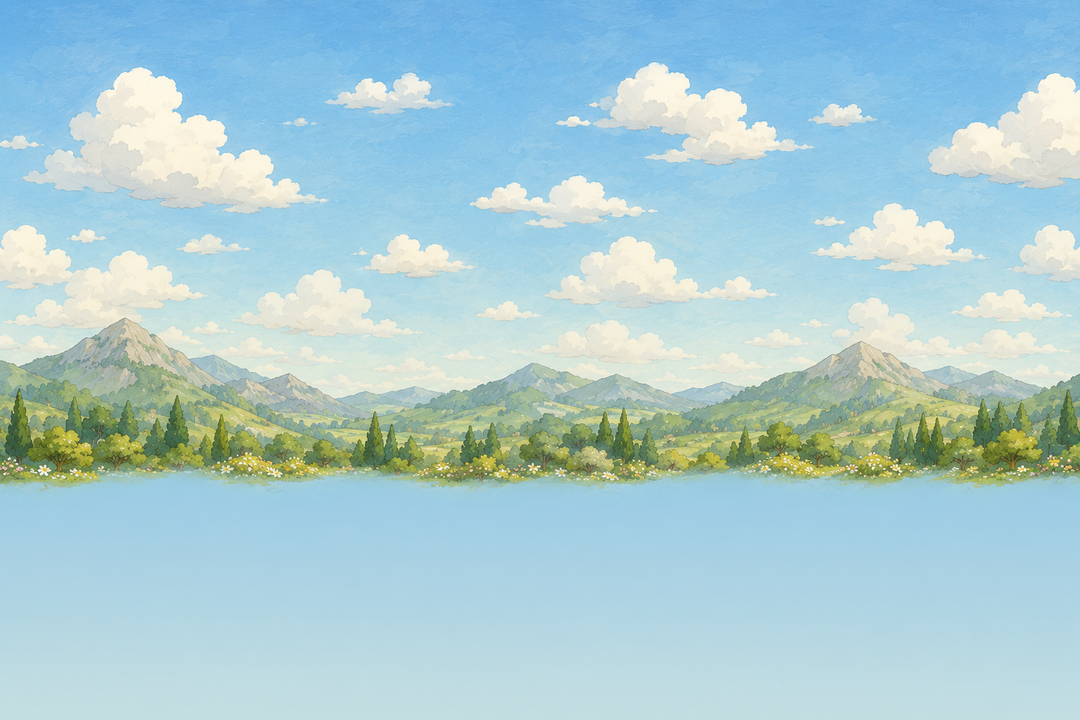
#> input picture moetorcycles/assets/bg/eggs_sky.png, 1080 x 720 px, found by its file name; its folder holds 4 pictures in this run
$ python gen_moto.py
#> lines starting #> are read from the running program, lines starting #| are printed output that depends on the picture; after the words box and inside, x2 and y2 are one past the last pixel; in counts of white or black regions, pixels touching at a corner belong together
#> call 2 of layer, with name = 'far', h = 240
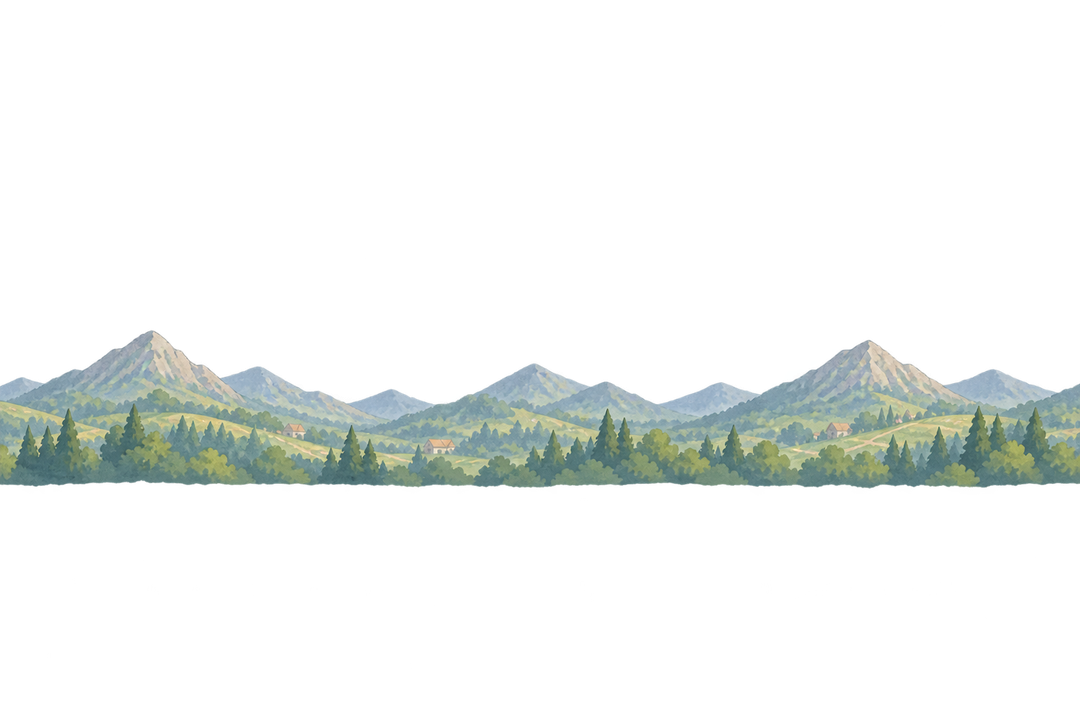
#> input picture moetorcycles/assets/bg/eggs_far.png, 1080 x 720 px, found by its file name
#> in layer, im is the input picture: PIL image 1080x720 RGBA; mean R, G, B, A 22, 25.2, 23.3, 37.5
#> call 3 of layer, with name = 'mid', h = 240
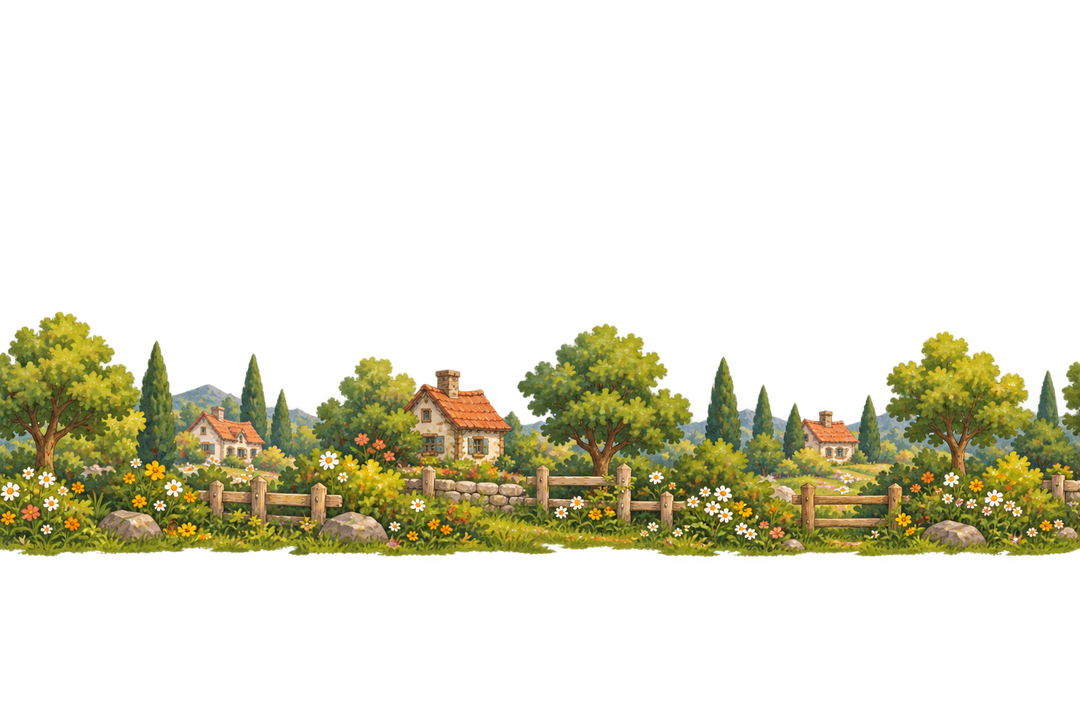
#> input picture moetorcycles/assets/bg/eggs_mid.png, 1080 x 720 px, found by its file name
#> in layer, im is the input picture: PIL image 1080x720 RGBA; mean R, G, B, A 34.6, 33.1, 14.4, 61.4
#> call 4 of layer, with name = 'near', h = 240
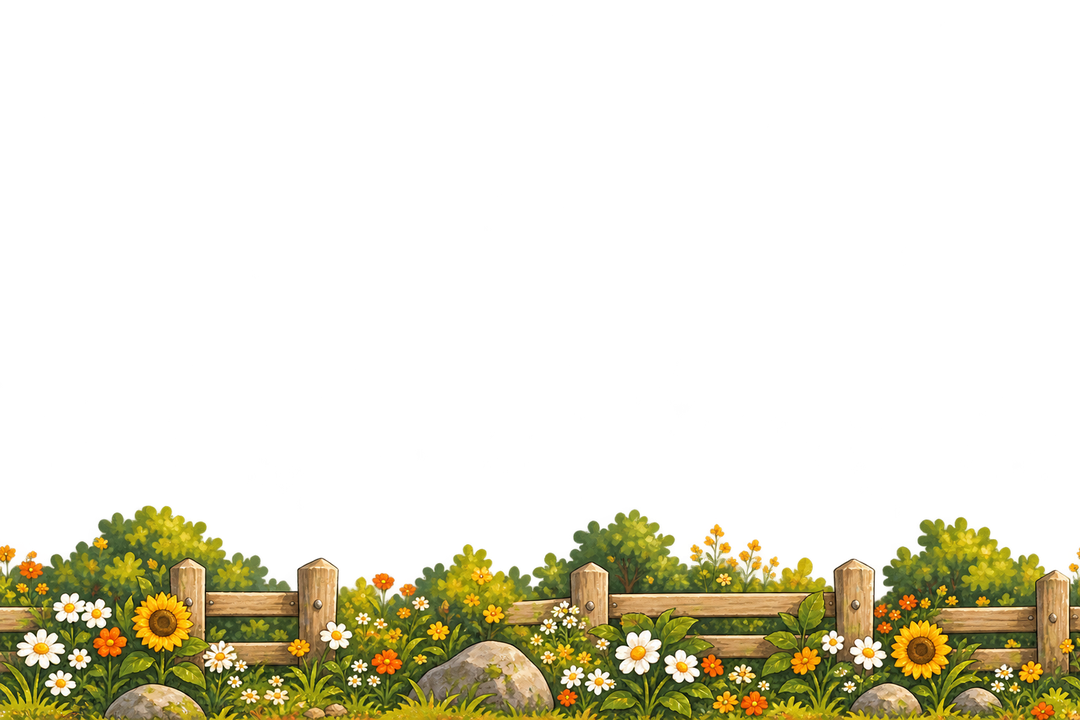
#> input picture moetorcycles/assets/bg/eggs_near.png, 1080 x 720 px, found by its file name
#> in layer, im is the input picture: PIL image 1080x720 RGBA; mean R, G, B, A 34.2, 31.1, 12.2, 58.1
#!/usr/bin/env python3
"""Shrinks MOEtorcycles art (Eggs ride + Countryside) for SHELL's 320x240 screen.

  python3 tools/gen_moto.py  -> root/YOLK/moto/

The full game is 1280x720, so everything is drawn at 1/3 scale here.
"""
import sys
from pathlib import Path
from PIL import Image, ImageDraw

HERE = Path(__file__).resolve().parent
OUT = HERE.parent / "root" / "YOLK" / "moto"
GAME = Path.home() / "80Eggs" / "moetorcycles" / "assets"

sys.path.insert(0, str(HERE))
from gen_art import title, yolk_face, PINK, YOLK  # noqa: E402

RIDE = "eggs"
MAP = "eggs"
SCALE = 3          # the full game is 3x taller than SHELL's screen
RIDE_H = 80        # 150 * 1.58 / 3, the Eggs ride's drawn height in the game


def to_bmp(rgba):
    """Rockbox BMPs have no alpha; pure magenta is its transparent colour."""
    rgba = rgba.convert("RGBA")
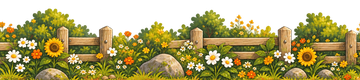
#> rgba: PIL image 360x80 RGBA; mean R, G, B, A 102.9, 93.6, 36.8, 174.5; transparent parts drawn white
    out = Image.new("RGB", rgba.size, PINK)
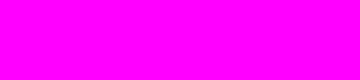
#> out: PIL image 360x80 RGB; mean R, G, B 255, 0, 255
    mask = rgba.split()[3].point(lambda a: 255 if a >= 128 else 0)
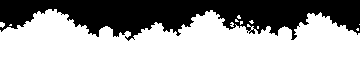
#> mask: PIL image 360x80 L; 69.2% white; 1 black region, box (x1, y1, x2, y2) and area: (0, 0, 360, 41) 8868
    out.paste(rgba.convert("RGB"), (0, 0), mask)
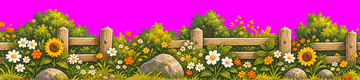
#> out: PIL image 360x80 RGB; mean R, G, B 175.3, 88.2, 114.4
    # nudge any real magenta in the art so it doesn't turn see-through
    px = out.load()
    for y in range(out.height):
        for x in range(out.width):
            if px[x, y] == PINK and mask.getpixel((x, y)):
                px[x, y] = (254, 0, 254)
    return out


def layer(name, h=240):
    im = Image.open(GAME / "bg" / f"{MAP}_{name}.png").convert("RGBA")
    return im.resize((round(im.width * h / im.height), h), Image.LANCZOS)


FRONT_TOP = 160   # the near layer (fences, flowers) only has content below this row


def backgrounds():
    # see-through layers are slow to draw on SHELL, so sky + far + mid are baked into
    # one solid layer, and only the bottom strip of the near layer stays see-through
    back = layer("sky")
    back.alpha_composite(layer("far"))
    back.alpha_composite(layer("mid"))
    back.convert("RGB").save(OUT / "back.bmp", "BMP")
    front = layer("near")
    to_bmp(front.crop((0, FRONT_TOP, front.width, front.height))).save(OUT / "front.bmp", "BMP")


def ride():
    for pose in ["ride", "wheelie", "air", "land", "crash"]:
#> (the run stopped early here; a loop or call above may not have finished)
